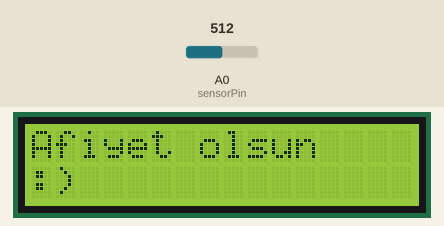
This sketch was run on a simulated Arduino Uno, built with avr-gcc and run on an emulated ATmega328P. On the bench: 16×2 character LCD. The test bench sets the inputs (shaded band); at power-on: A0 (sensorPin) = 512. What the sketch prints to the serial monitor is not drawn.

Above: at 1.2 s.
1.3 s: A0 (sensorPin) set to 649
3.2 s: A0 (sensorPin) set to 676
At 5.2 s:
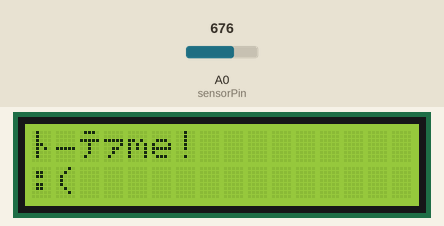
Timing chart, 0 to 6.7 s (numbered marks = the images above; inputs shaded):
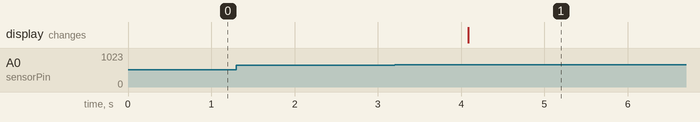

Measured:
- the behaviour switches between 657 and 658 on A0 (sensorPin) (found by bisection; images 0 and 1)
- after the input at 1.3 s, every drawn part: stays the same
- after the input at 3.2 s, the display: changes after 0.89 s (image 1)

The sketch:

maina.ino
```cpp
#include <LiquidCrystal.h>

// LCD ekranını tanımla
LiquidCrystal lcd(12, 11, 5, 4, 3, 2);

// pH sensörünün pinlerini tanımla
const int sensorPin = A0;

void setup() {
  // LCD ekranını başlat
  lcd.begin(16, 2);

  // Serial iletişimini başlat
  Serial.begin(9600);
}

void loop() {
  // pH sensöründen değeri oku
  int sensorValue = analogRead(sensorPin);

  // pH değerini hesapla
  float pH = map(sensorValue, 0, 1023, 0, 14.00);

  // Sonucu ekrana yazdır
  lcd.clear();
  lcd.setCursor(0, 0);

  if (pH >= 6.5 && pH <= 8.5) {
    lcd.print("Afiyet olsun");
    lcd.setCursor(0, 1);
    lcd.print(":)");
  } else {
    lcd.print("İçme!");
    lcd.setCursor(0, 1);
    lcd.print(":(");
  }

  // pH değerini seri port üzerinden görüntüle
  Serial.print("pH: ");
  Serial.println(pH);

  // Biraz bekle
  delay(1000);
}
```
